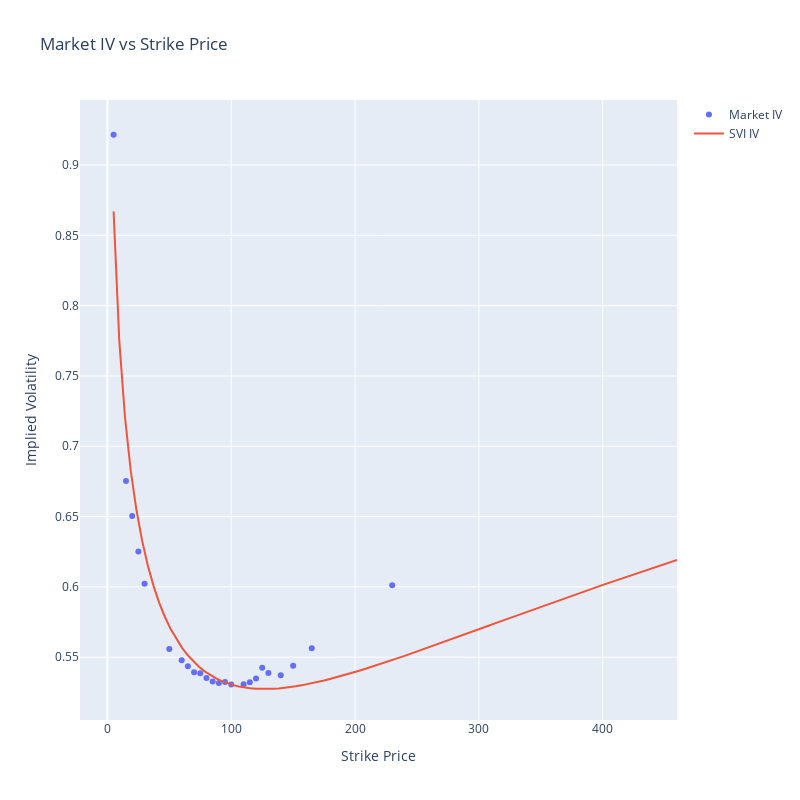

Here is the notebook cell this chart was saved with:
### Code cell
range_ = np.linspace(min(K), max(K)*2, 100)
new_vols = (TotalVarSVIJW(S0, range_, T[0], *new_params)/T[0])**0.5
new_vols

import plotly.graph_objects as go
fig = go.Figure()

fig.add_trace(go.Scatter(x=K, y=IV_, mode='markers', name='Market IV'))
fig.add_trace(go.Scatter(x=range_, y=new_vols, mode='lines', name='SVI IV')) 
fig.update_layout(title='Market IV vs Strike Price', xaxis_title='Strike Price', yaxis_title='Implied Volatility', height = 800, width = 800)
fig.show()
